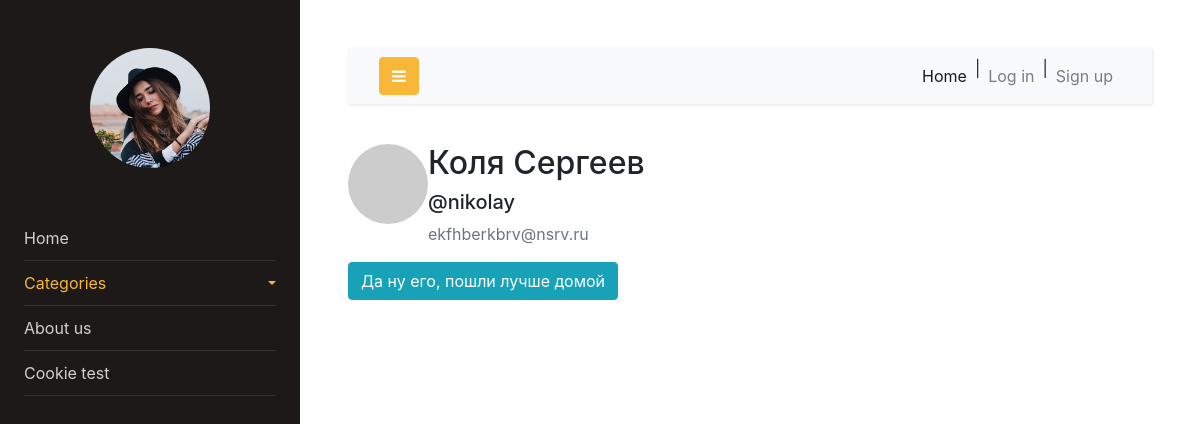
/users/3, run on the app's committed database.
### app/data/user.py (models this page shows, shortened)
class User(SqlAlchemyBase, UserMixin):
    __tablename__ = 'users'
    id = sqlalchemy.Column(sqlalchemy.Integer, primary_key=True, autoincrement=True)
    username = sqlalchemy.Column(sqlalchemy.String, nullable=False, index=True)
    name = sqlalchemy.Column(sqlalchemy.String, nullable=False)
    surname = sqlalchemy.Column(sqlalchemy.String, nullable=False)
    email = sqlalchemy.Column(sqlalchemy.String, nullable=False, index=True)
    password = sqlalchemy.Column(sqlalchemy.String, nullable=False)
    created_date = sqlalchemy.Column(sqlalchemy.DateTime,
                                     default=datetime.datetime.now, autoincrement=True)
    posts = orm.relation('Post', back_populates='author')
    def avatar(self, size):
        return 'http://www.gravatar.com/avatar/' + md5(self.email.encode()).hexdigest() + '?d=identicon&s=' + str(size)

### main.py (the view)
@main_app.route('/users/<int:id>', defaults={'nickname': None}, methods=['GET', 'POST'])
@main_app.route('/users/<nickname>', defaults={'id': None}, methods=['GET', 'POST'])
def profile(id=None, nickname=None):
    form = RegisterForm()
    user = main_app.users_repo.get_by_id(id)
    if not user:
        user = main_app.users_repo.get_by_username(nickname)
        if not user:
            abort(404)
    if form.validate_on_submit() or request.method == 'POST':
        print("Ooops....")
        sys.exit(1)
    return render_template('profile.html', he=current_user, user=user, form=form)

### app/resources/users_repo.py (called while the page is built)
    def get_by_id(self, id):
        user = self.db_sess.query(User).filter(User.id == id).first()
        return user

### app/templates/profile.html
{% extends "index.html" %}
{% block content %}
<link rel="stylesheet" type="text/css" href="{{ url_for('static', filename='css/user.css') }}"/>
<div class="block">
    <div class="content-section">
        <div class="media">
            <img class="rounded-circle account-img" src="{{ user.avatar(100) }}" />
            <div class="media-body">
                <h2 class="media-heading">{{ user.name + " " + user.surname }}</h2>
                <h5 class="media-heading">@{{ user.username }}</h5>
                <p class="text-secondary">{{ user.email }}</p>
            </div>
        </div>
        {% if he == user %}
        <div class="content-section justify-content-center">
            <form method="post" action="" enctype="multipart/form-data">
                {{ form.hidden_tag() }}
                <fieldset class="form-group">
                    <legend class="border-bottom mb-4">Accout Info</legend>
                    <div class="form-group mb-3">
                        {{ form.username.label(class="form-control-label") }}
                            <div class="input-group mb-3">
                                <span class="input-group-text md-1" id="basic-addon1">@</span>
                        {% if form.username.errors %}
                            {{ form.username(type="text", class="form-control form-control-lg is-invalid", id="username", value=user.username) }}
                            </div>
                            <div class="invalid-feedback">
                                {% for error in form.username.errors %}
                                    <span class="text-danger">{{ error }}</span>
                                {% endfor %}
                            </div>
                        {% else %}
                            {{ form.username(type="text", class="form-control form-control-lg", id="username", value=user.username) }}
                            </div>
                        {% endif %}
                    </div>
                    <div class="form-group mb-3">
                        <div class="form-wrapper">
                            {{ form.name.label }}
                            {% if form.name.errors %}
                                {{ form.name(type="text", class="form-control form-control-lg is-invalid", id='name', value=user.name) }}
                                <div class="invalid-feedback">
                                    {% for error in form.name.errors %}
                                        <span class="text-danger">{{ error }}</span>
                                    {% endfor %}
                                </div>
                            {% else %}
                                {{ form.name(type="text", class="form-control form-control-lg", id='name', value=user.name) }}
                            {% endif %}
                        </div>
                    </div>
                    <div class="form-group mb-3">
                        <div class="form-wrapper">
                            {{ form.surname.label }}
                            {% if form.surname.errors %}
                                {{ form.surname(id='sec_name', type="text", class="form-control form-control-lg is-invalid", value=user.surname) }}
                                <div class="invalid-feedback">
                                    {% for error in form.surname.errors %}
                                        <span class="text-danger">{{ error }}</span>
                                    {% endfor %}
                                </div>
                            {% else %}
                                {{ form.surname(id='sec_name', type="text", class="form-control form-control-lg", value=user.surname) }}
                            {% endif %}
                        </div>
                    </div>
                    <div class="form-wrapper mb-3">
                        {{ form.email.label }}
                        {% if form.email.errors %}
                            {{ form.email(class="form-control form-control-lg is-invalid", type="email", id="email", value=user.email, autocomplete='off') }}
                            <div class="invalid-feedback">
                                {% for error in form.email.errors %}
                                    <span class="text-danger">{{ error }}</span>
                                {% endfor %}
                            </div>
                        {% else %}
                            {{ form.email(class="form-control form-control-lg", type="email", id="email", value=user.email, autocomplete='off') }}
                        {% endif %}
                    </div>
                    <p align='left' style="color:red">
                        {{ message }}
                    </p><br>
                </fieldset>
                <br>
                <div class='text-center form-group'>
                    {{ form.submit(class="btn btn-outline-info") }}
                </div>
                <br>
            </form>
        </div>
        {% else %}
            <a href="/" class="btn btn-info">Да ну его, пошли лучше домой</a>
        {% endif %}
    </div>
</div>
{% endblock %}

### data on the page
User: name+surname "Коля Сергеев", username "nikolay", email "ekfhberkbrv@nsrv.ru"
